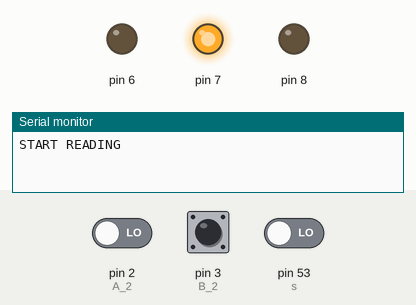
The sketch below on a simulated Arduino Mega 2560, built with avr-gcc and run on an emulated ATmega2560. Shown: output pins drawn as LEDs (lit = HIGH), the last lines printed to the serial monitor. The test bench sets the inputs (shaded band); at power-on: pin 53 (s) LOW, pin 2 (A_2) LOW, pin 3 (B_2) HIGH.

Above: at 1.2 s.
1.3 s: pin 53 (s) driven HIGH
At 2.4 s:
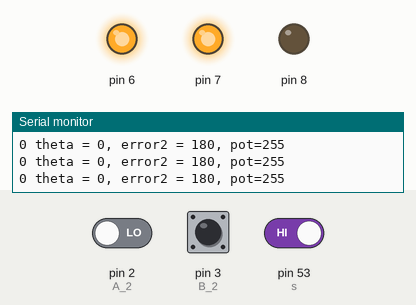
3.1 s: pin 2 (A_2) driven HIGH
6.1 s: pin 2 (A_2) driven LOW
Timing chart, 0 to 9.1 s (numbered marks = the images above; inputs shaded):
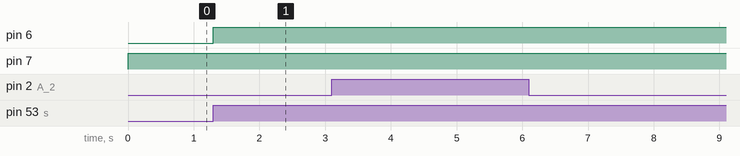

The sketch:

proportional_control_6.pde
```cpp
/* proportional control to keep balancing a pendulum on an inverted position*/
#define A_2 2
#define B_2 3
const int s=53;
volatile float count_2 = 0;
volatile int theta;
int Voltage;
int Kp=14;
int setpoint=180;
void setup()
{
  DDRH=DDRH|B00111000; /* DDRH|=(1<<PH6)|(1<<PH5); */
  TCCR4A|=(1<<COM4A1)|(1<<WGM40);
  TCCR4B|=(1<<CS41)|(1<<CS40);
  pinMode(A_2, INPUT);
  pinMode(B_2, INPUT);
  pinMode(s,INPUT);
  attachInterrupt(0, doA2, CHANGE);
  attachInterrupt(1, doB2, CHANGE);
  Serial.begin (9600); Serial.println("START READING");
}

void loop()
{ if(digitalRead(s)==HIGH)
{
   theta=int (count_2*(360.0/10000.0)); /*variable to convert pulses to mechanical degrees*/
  int error2= setpoint - theta;

  if(error2<=-20|error2>=20)
      { motorStop();
      }
  if (error2>0)
  {  motor_CW();
     Voltage= Kp*error2; /*control signal*/
     OCR4A=Voltage;//analogWrite(pwm,Voltage);
     if(Voltage>255)
     {
       Voltage=255;
       OCR4A=Voltage;
     }
  } //motorStop();
  if(error2<0)
     { motor_CCW();
        Voltage= Kp*error2; /*control signal*/
       Voltage=Voltage*(-1);
       OCR4A=Voltage;//analogWrite(pwm,Voltage);
       if(Voltage>255)
     {
       Voltage=255;
       OCR4A=Voltage;//analogWrite(pwm,Voltage);
     }

     }  //motorStop();

     if(error2<=-20|error2>=20)
      { motorStop();
      }
     if (error2==0)
      {motorStop();}
   Serial.print(int(count_2));
  Serial.print(" theta = ");
  Serial.print(theta);
  Serial.print(", error2 = ");
  Serial.print(error2);
  Serial.print(", pot=");
  Serial.print(Voltage);
  Serial.println();
}
else{motorStop();
}
}

void doA2(){
  // look for a low-to-high on channel A
  if (digitalRead(A_2) == HIGH) {
    // check channel B to see which way encoder is turning
    if (digitalRead(B_2) == LOW) {
      count_2 = count_2 + 1;         // CW
    }
    else {
      count_2 = count_2 - 1;         // CCW
    }
  }
  else   // must be a high-to-low edge on channel A
  {
    // check channel B to see which way encoder is turning
    if (digitalRead(B_2) == HIGH) {
      count_2 = count_2 + 1;          // CW
    }
    else {
      count_2 = count_2 - 1;          // CCW
    }
  }

}
void doB2(){
  // look for a low-to-high on channel B
  if (digitalRead(B_2) == HIGH) {
   // check channel A to see which way encoder is turning
    if (digitalRead(A_2) == HIGH) {
      count_2 = count_2 + 1;         // CW
    }
    else {
      count_2 = count_2 - 1;         // CCW
    }
  }
  // Look for a high-to-low on channel B
  else {
    // check channel B to see which way encoder is turning
    if (digitalRead(A_2) == LOW) {
      count_2 = count_2 + 1;          // CW
    }
    else {
      count_2 = count_2 - 1;          // CCW
    }
  }
}
void motor_CCW()
{
	PORTH=B00101000;
}
void motor_CW()
{
	PORTH=B00001000;
}
void motorStop()
{
	PORTH=B00010000;
}
```

Measured:
- after the input at 1.3 s, pin 6: LOW → HIGH at once
